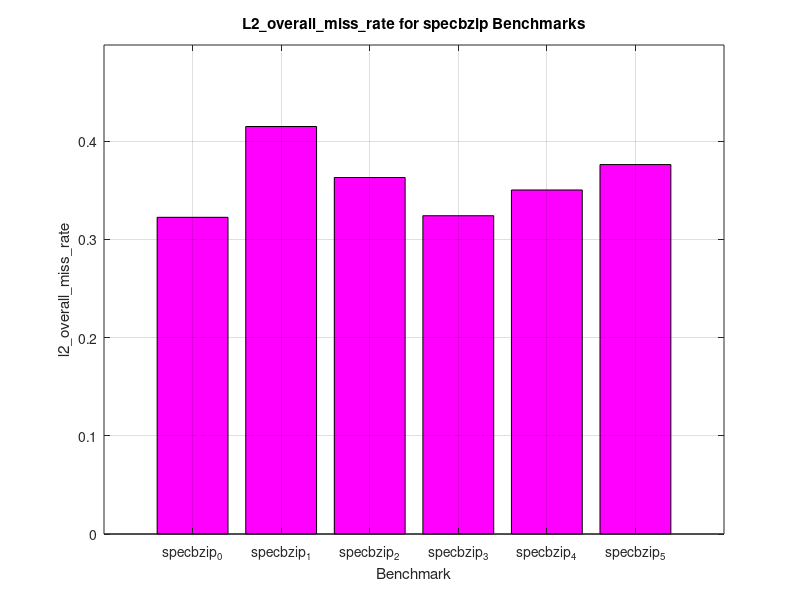
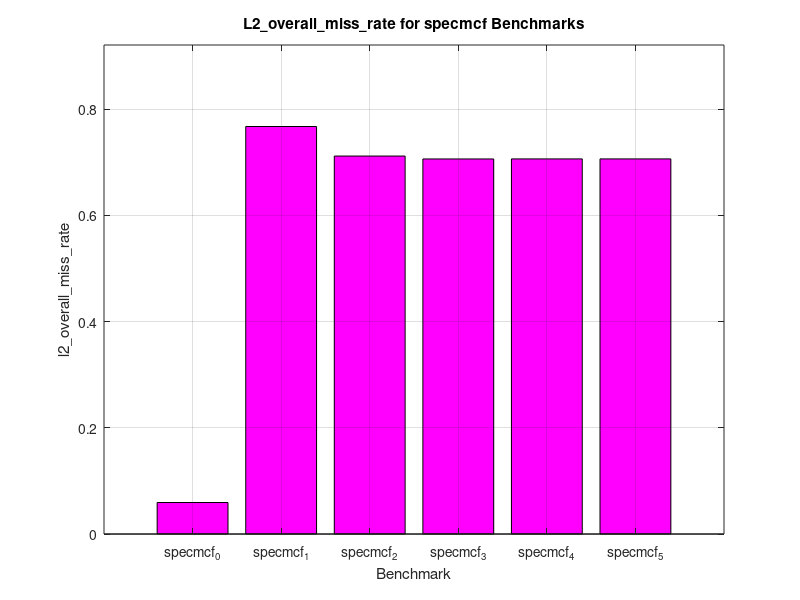
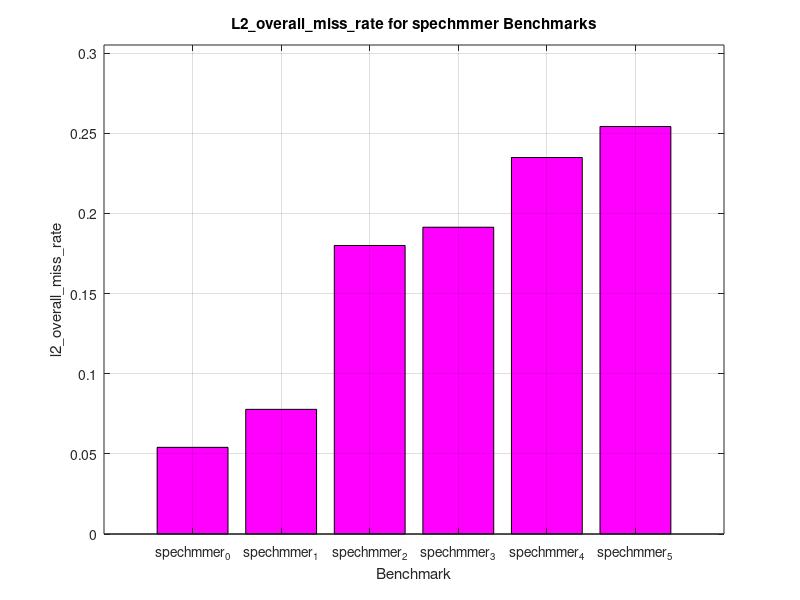
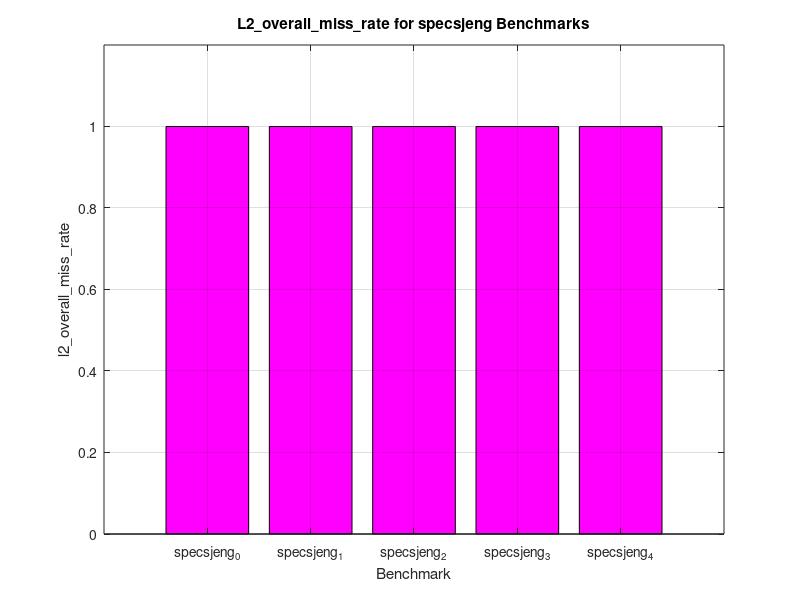

Recreate these plots in MATLAB, in order.
% Create folder for graphs
output_folder = 'l2_miss_graphs';
if ~exist(output_folder, 'dir')
    mkdir(output_folder);
end

% Data
benchmarks_specbzip = {'specbzip_0', 'specbzip_1', 'specbzip_2', 'specbzip_3', 'specbzip_4', 'specbzip_5'};
benchmarks_specmcf = {'specmcf_0', 'specmcf_1', 'specmcf_2', 'specmcf_3', 'specmcf_4', 'specmcf_5'};
benchmarks_spechmmer = {'spechmmer_0', 'spechmmer_1', 'spechmmer_2', 'spechmmer_3', 'spechmmer_4', 'spechmmer_5'};
benchmarks_specsjeng = {'specsjeng_0', 'specsjeng_1', 'specsjeng_2', 'specsjeng_3', 'specsjeng_4'};
benchmarks_speclibm = {'speclibm_0', 'speclibm_1', 'speclibm_2', 'speclibm_3', 'speclibm_4'};

l2_overall_miss_rate_specbzip = [0.322489, 0.414964, 0.363010, 0.324116, 0.350311, 0.376199];
l2_overall_miss_rate_specmcf = [0.059346, 0.767534, 0.711878, 0.706414, 0.706527, 0.706527];
l2_overall_miss_rate_spechmmer = [0.054065, 0.077760, 0.179990, 0.191371, 0.234873, 0.254200];
l2_overall_miss_rate_specsjeng = [0.999972, 0.999976, 0.999976, 0.999979, 0.999952];
l2_overall_miss_rate_speclibm = [0.999944, 0.999944, 0.999944, 0.999945, 0.999800];

% Plot and save specbzip
figure('Position', [100 100 800 500]);
bar(1:length(benchmarks_specbzip), l2_overall_miss_rate_specbzip, 'magenta');
title('L2\_overall\_miss\_rate for specbzip Benchmarks');
xlabel('Benchmark');
ylabel('l2\_overall\_miss\_rate');
set(gca, 'XTick', 1:length(benchmarks_specbzip), 'XTickLabel', benchmarks_specbzip);
ylim([0 max(l2_overall_miss_rate_specbzip)*1.2]);
xtickangle(45);
grid on;
saveas(gcf, fullfile(output_folder, 'L2_plot_specbzip.png'));
close;

% Plot and save specmcf
figure('Position', [100 100 800 500]);
bar(1:length(benchmarks_specmcf), l2_overall_miss_rate_specmcf, 'magenta');
title('L2\_overall\_miss\_rate for specmcf Benchmarks');
xlabel('Benchmark');
ylabel('l2\_overall\_miss\_rate');
set(gca, 'XTick', 1:length(benchmarks_specmcf), 'XTickLabel', benchmarks_specmcf);
ylim([0 max(l2_overall_miss_rate_specmcf)*1.2]);
xtickangle(45);
grid on;
saveas(gcf, fullfile(output_folder, 'L2_plot_specmcf.png'));
close;

% Plot and save spechmmer
figure('Position', [100 100 800 500]);
bar(1:length(benchmarks_spechmmer), l2_overall_miss_rate_spechmmer, 'magenta');
title('L2\_overall\_miss\_rate for spechmmer Benchmarks');
xlabel('Benchmark');
ylabel('l2\_overall\_miss\_rate');
set(gca, 'XTick', 1:length(benchmarks_spechmmer), 'XTickLabel', benchmarks_spechmmer);
ylim([0 max(l2_overall_miss_rate_spechmmer)*1.2]);
xtickangle(45);
grid on;
saveas(gcf, fullfile(output_folder, 'L2_plot_spechmmer.png'));
close;

% Plot and save specsjeng
figure('Position', [100 100 800 500]);
bar(1:length(benchmarks_specsjeng), l2_overall_miss_rate_specsjeng, 'magenta');
title('L2\_overall\_miss\_rate for specsjeng Benchmarks');
xlabel('Benchmark');
ylabel('l2\_overall\_miss\_rate');
set(gca, 'XTick', 1:length(benchmarks_specsjeng), 'XTickLabel', benchmarks_specsjeng);
ylim([0 max(l2_overall_miss_rate_specsjeng)*1.2]);
xtickangle(45);
grid on;
saveas(gcf, fullfile(output_folder, 'L2_plot_specsjeng.png'));
close;

% Plot and save speclibm
figure('Position', [100 100 800 500]);
bar(1:length(benchmarks_speclibm), l2_overall_miss_rate_speclibm, 'magenta');
title('L2\_overall\_miss\_rate for speclibm Benchmarks');
xlabel('Benchmark');
ylabel('l2\_overall\_miss\_rate');
set(gca, 'XTick', 1:length(benchmarks_speclibm), 'XTickLabel', benchmarks_speclibm);
ylim([0 max(l2_overall_miss_rate_speclibm)*1.2]);
xtickangle(45);
grid on;
saveas(gcf, fullfile(output_folder, 'L2_plot_speclibm.png'));
close;